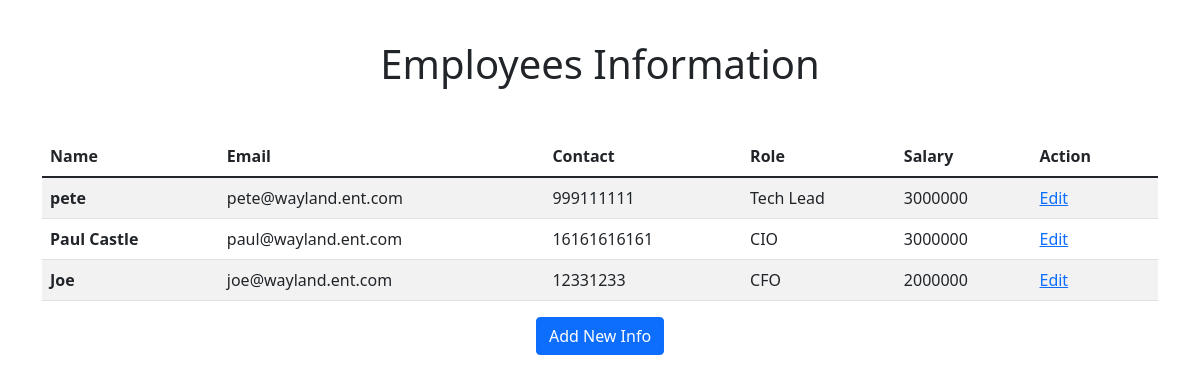
The page / on the database its author committed.
### core/models.py (models this page shows, shortened)
class Employee(models.Model):
    emp_name = models.CharField(max_length=20)
    emp_email = models.EmailField()
    emp_contact = models.CharField(max_length=20)
    emp_role = models.CharField(max_length=50)
    emp_salary = models.IntegerField()
    id = models.UUIDField(primary_key=True, default=uuid.uuid4(), editable=False)

### core/views.py (the view)
# urls.py: path('', views.emp_list, name='emp-list'),
def emp_list(request):
    employees = Employee.objects.all()
    context = {
        'employees': employees,
        }
    return render(request, 'core/list.html', context)

### core/templates/core/list.html (shortened to what this page needs)
{% extends 'base.html' %}
{% block content %}
<h1 style="text-align: center; padding-top: 1em; padding-bottom: 1em;">Employees Information</h1>
<table class="table table-striped">
  <thead>
    <tr>
      <th scope="col">Name</th>
      <th scope="col">Email</th>
      <th scope="col">Contact</th>
      <th scope="col">Role</th>
      <th scope="col">Salary</th>
      <th scope="col">Action</th>
    </tr>
  </thead>
  <tbody>
    {% for emp in employees %}
    <tr>
      <th scope="row">{{ emp.emp_name }}</th>
      <td>{{ emp.emp_email }}</td>
      <td>{{ emp.emp_contact }}</td>
      <td>{{ emp.emp_role }}</td>
      <td>{{ emp.emp_salary }}</td>
      <td>
        <a style="margin-right: 30px;" href="{% url 'emp-edit' emp.id %}">Edit</a>
      </td>
    </tr>
    {% endfor %}
  </tbody>
</table>
<div class="text-center">
  <a href="{% url 'emp-create' %}"><button type="button" class="btn btn-primary">Add New Info</button></a>
</div>
{% endblock content %}

### templates/base.html (shortened to what this page needs)
<!DOCTYPE html>
<html lang="en">
<head>
    <link href="https://cdn.jsdelivr.net/npm/bootstrap@5.1.3/dist/css/bootstrap.min.css" rel="stylesheet">
</head>
<body>
    <div class="container">
        {% block content %}
        {% endblock content %}
    </div>
</body>
</html>

### rows shown on the page
Employee: emp_name "pete", emp_email "pete@wayland.ent.com", emp_contact "999111111", emp_role "Tech Lead", emp_salary "3000000"
Employee: emp_name "Paul Castle", emp_email "paul@wayland.ent.com", emp_contact "16161616161", emp_role "CIO", emp_salary "3000000"
Employee: emp_name "Joe", emp_email "joe@wayland.ent.com", emp_contact "12331233", emp_role "CFO", emp_salary "2000000"
